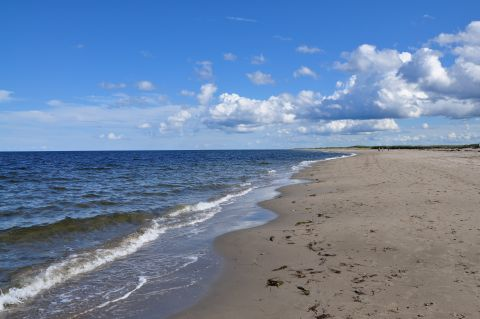
//> input picture Image_DataSet/waves.jpg, 480 x 319 px
$ ./Pattern_Rec_Histogram1   (built with g++ and OpenCV 4)
//> lines starting //> are read from the running program, lines starting //| are printed output that depends on the picture; after the words box and inside, x2 and y2 are one past the last pixel; in counts of white or black regions, pixels touching at a corner belong together
#include <opencv2/core/core.hpp>
#include <opencv2/highgui/highgui.hpp>
#include <opencv2/imgproc/imgproc.hpp>
#include <iostream>

using namespace cv;
using namespace std;
#define ColorHistbackproj  //ColorHistbackproj
#ifdef GrayHistbackproj
class Histogram1D{
    private:
	    int histSize[1];
	    float hranges[2];
	    const float *ranges[1];
	    int channels[1];
    public:
	    Histogram1D(){
	        histSize[0] = 256;
	 	    hranges[0] = 0.0;
	    	hranges[1] = 255.0;
		    ranges[0] = hranges;
		    channels[0] = 0;
	    }
		MatND getHistogram(Mat &image){
		    MatND hist;
			calcHist(&image, 1, channels, Mat(), hist, 1, histSize, ranges );
			return hist;
		}

		Mat getHistogramImage(Mat &image){
		    MatND hist = getHistogram(image);
			double maxVal = 0;
			double minVal = 0;
			minMaxLoc(hist,&minVal,&maxVal,0,0);
			cout <<minVal<< " " << maxVal<<endl;
			Mat histImg(histSize[0] , histSize[0] , CV_8U , Scalar(255));
			int hpt = static_cast<int>(0.9* histSize[0]);

			for(int h = 0; h<histSize[0];h++){
			    float binVal = hist.at<float>(h);
				int intensity = static_cast<int>(binVal*hpt/maxVal);
				cout << h<<" "<<binVal <<endl;
				line(histImg, Point(h,histSize[0]),Point(h,histSize[0] - intensity), Scalar::all(0));

			}

            return histImg;

		}
		Mat applyLookUp(const Mat &image, const Mat &lookup){
		    Mat result;
			LUT(image,lookup,result);
			return result;
		}
		Mat stretch(Mat &image, int minValue = 0){
			MatND hist = getHistogram(image);

			int imin = 0;
			for(;imin<histSize[0];imin++){
			    cout << hist.at<float>(imin) <<endl;
				if(hist.at<float>(imin) > minValue)
					break;
			}

			int imax = histSize[0] -1;
			for(;imax >= 0;imax--){
				if(hist.at<float>(imax) > minValue)
					break;
			}
			cout << "min: " <<imin <<" " <<"max: "<< imax<<endl;
			int dim(256);
			Mat lookup(1,&dim,CV_8U);
			for(int i=0;i<256;i++){
			    if(i<imin)
					lookup.at<uchar>(i) = 0;
				else if(i >imax)
					lookup.at<uchar>(i) = 255;
				else
					lookup.at<uchar>(i) = static_cast<uchar>(255*(i-imin)/(imax-imin)+0.5);

			}

			Mat result;
			result = applyLookUp(image,lookup);
			return result;
		}
			Mat equalize(Mat &image){
			    Mat result;
				equalizeHist(image,result);
				return result;

			}
			Mat histbackproj(Mat &image , Mat &imageROI){
			    Mat result;
				MatND hist = getHistogram(imageROI);
				normalize(hist,hist,1.0);
			    calcBackProject(&image,
					            1,
					            channels,
					            hist,
					            result,
								ranges,
								255.0);

				return result;

			}


};
#endif
#ifdef ColorHistbackproj
class ContentFinder{
    private:
		float hranges[2];
		const float *ranges[3];
		int channels[3];
		float threshold;
		MatND histogram;
		int histSize[3];
    public:
		ContentFinder():threshold(-1.0f){
			histSize[0] = histSize[1] = histSize[2] = 256;
		    ranges[0] = hranges;
			ranges[1] = hranges;
			ranges[2] = hranges;


		}
		void setThreshold(float t){
		    threshold = t;
		}
		float getThreshold(){
		    return threshold;
		}
		MatND getHistorgram(const Mat &image){            //use sparse matrix SparseMat
		    MatND hist;
			calcHist(&image,
				     1,   //only calc one image
					 channels, // channels
					 Mat(), // didn't use filter image
					 hist, // return hist
					 3, //it's 3d histogram
					 histSize, // histsize
					 ranges   //ranges
					 );
			return hist;
		}
		void setHisogram(MatND &h){
		    histogram = h;
			normalize(histogram, histogram, 1.0);
		}
		Mat find(Mat &image,float minVal, float maxVal,int dim){
		    Mat result;
			hranges[0] = minVal;
			hranges[1] = maxVal;
			for(int i =0 ; i < dim ; i++)
				this->channels[i] = i;

			calcBackProject(&image,
				            1,
				            channels,
							histogram,
							result,
							ranges,
							255.0);

		if(threshold>0.0)
			cv::threshold(result,result,255*threshold,255,THRESH_BINARY);
		return result;
		}


};
class ColorHistorgram{
    private:
		int histSize[3];
		float hranges[2];
		const float *ranges[3];
		int channels[3];
    public:
		ColorHistorgram(){
		    histSize[0] = histSize[1] = histSize[2] = 256;
			hranges[0] = 0.0;
			hranges[1] = 256.0;
			ranges[0] = hranges;
			ranges[1] = hranges;
			ranges[2] = hranges;
			channels[0] = 0;
			channels[1] = 1;
			channels[2] = 2;
		}
		MatND getHistorgram(const Mat &image){            //use sparse matrix SparseMat
		    MatND hist;
			calcHist(&image,
				     1,   //only calc one image
					 channels, // channels
					 Mat(), // didn't use filter image
					 hist, // return hist
					 3, //it's 3d histogram
					 histSize, // histsize
					 ranges   //ranges
					 );
			return hist;
		}
		Mat applyLookUp(const Mat &image, const Mat &lookup){
		    Mat result;
			LUT(image,lookup,result);
			return result;
		}
		Mat colorReduce(Mat &image, int div){
		    int nl = 1;
			int nc = image.cols*image.channels()*image.rows;
			Mat result(image.rows,image.cols,image.type());
			for(int j = 0 ;j<nl;j++){
				uchar *data = image.ptr<uchar>(j);
				uchar *result_img = result.ptr<uchar>(j);
				for(int i = 0; i< nc;i++){
				    result_img[i] = data[i]/div*div+div/2;
				}
			}
			return result;


		}

};
#endif
int main( int argc, char** argv )
{


#ifdef GrayHistbackproj
	//=========================================================  use hist backproject
	Mat image;
	image = imread("Image_DataSet/waves.jpg", CV_LOAD_IMAGE_GRAYSCALE);   // Read the file
    if(! image.data )                              // Check for invalid input
    {
        cout <<  "Could not open or find the image" << std::endl ;
        return -1;
    }
	Histogram1D h;
	Mat imageROI = image(Rect(360,55,40,50));
	Mat result;
	result = h.histbackproj(image,imageROI);
	threshold(result,result,26,255,THRESH_BINARY);
	imshow("result" , result);
	waitKey(0);
	//=========================================================
#endif

#ifdef ColorHistbackproj
	Mat image;
	image = imread("Image_DataSet/waves.jpg", CV_LOAD_IMAGE_COLOR);   // Read the file
//> image is the input picture: 319 rows x 480 cols, CV_8UC3; mean B, G, R 163.3, 131.7, 109.3
    if(! image.data )                              // Check for invalid input
    {
        cout <<  "Could not open or find the image" << std::endl ;
        return -1;
    }
	ColorHistorgram hc;
	Mat ColorReduce_img;
	Mat Rec_img;
	ColorReduce_img = hc.colorReduce(image,32);
	Rec_img = hc.colorReduce(image,32);
	rectangle(Rec_img,Rect(250,200,165,75),Scalar(0,0,255),1,8,0);
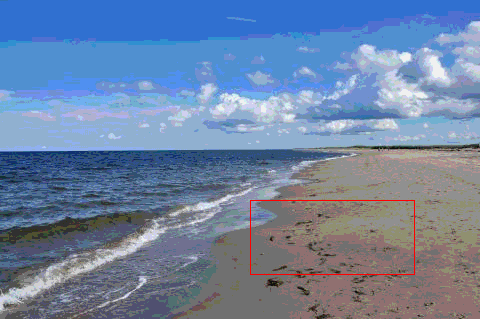
//> Rec_img: 319 rows x 480 cols, CV_8UC3; mean B, G, R 163.2, 131.1, 109.7
	imshow("image" , Rec_img);
	Mat ColorReduce_imgROI = ColorReduce_img(Rect(250,200,165,75));
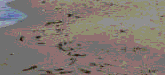
//> ColorReduce_imgROI: 75 rows x 165 cols, CV_8UC3; mean B, G, R 113.5, 119.9, 130.2
	MatND hist = hc.getHistorgram(ColorReduce_imgROI);
	ContentFinder finder;
	finder.setHisogram(hist);
	finder.setThreshold(0.05f);
	Mat result = finder.find(ColorReduce_img,0,255,3);
//> in find, `calcBackProject(&image, 1, channels, histogram, result, ranges, 255.0);`:
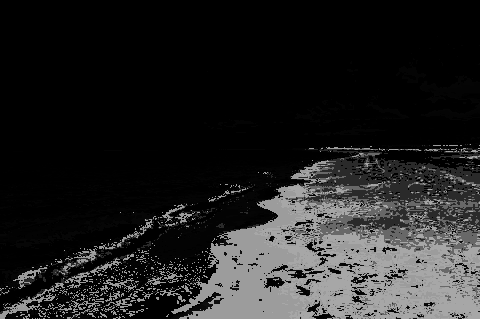
//> result: 319 rows x 480 cols, CV_8UC1; min 0, max 167, mean 34.2
//> in find, `cv::threshold(result,result,255*threshold,255,THRESH_BINARY);`:
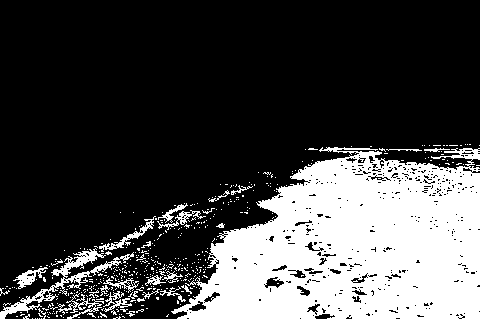
//> result: 319 rows x 480 cols, CV_8UC1; 27.1% white; 442 white regions (413 under 20 px), largest, box (x1, y1, x2, y2) and area: (171, 147, 480, 319) 36552, (0, 248, 134, 319) 1405, (99, 216, 156, 252) 315
	imshow("result ",result);
#endif
	waitKey(0);
	return 0;

}

$ run again, with Image_DataSet/TestImage.jpg copied over Image_DataSet/waves.jpg
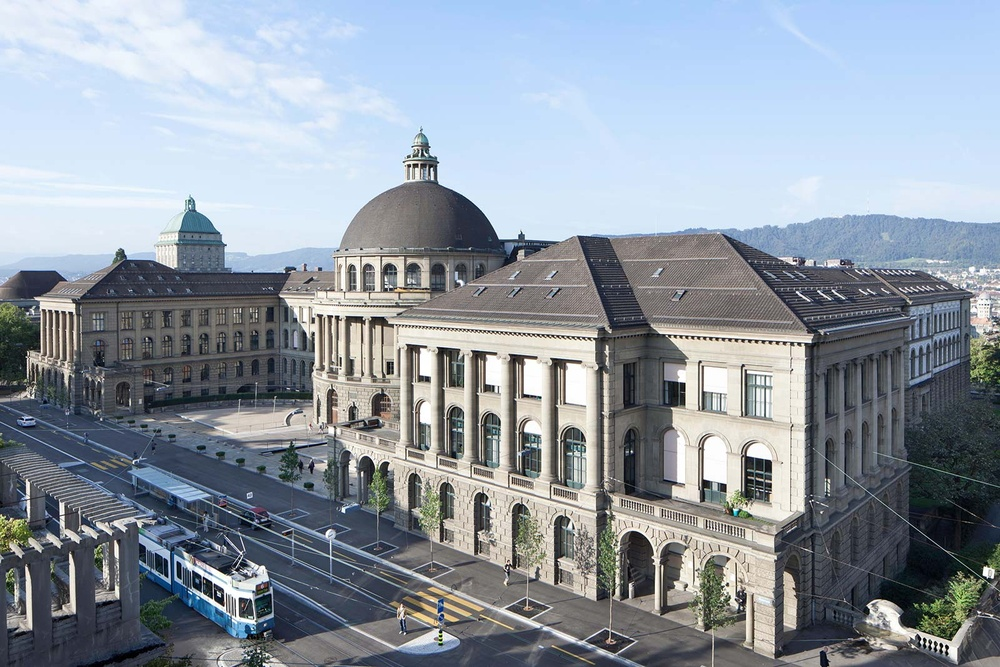
//> input picture Image_DataSet/TestImage.jpg, 1000 x 667 px, shrunk from 1600 x 1067 before the run
//> image is the input picture: 667 rows x 1000 cols, CV_8UC3; mean B, G, R 162.6, 152.1, 142.7
//> Rec_img: 667 rows x 1000 cols, CV_8UC3; mean B, G, R 159.1, 153.3, 142.9
//> `Mat ColorReduce_imgROI = ColorReduce_img(Rect(250,200,165,75));`:
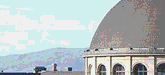
//> ColorReduce_imgROI: 75 rows x 165 cols, CV_8UC3; mean B, G, R 191.4, 190.2, 180.1
//> in find, `cv::threshold(result,result,255*threshold,255,THRESH_BINARY);`:
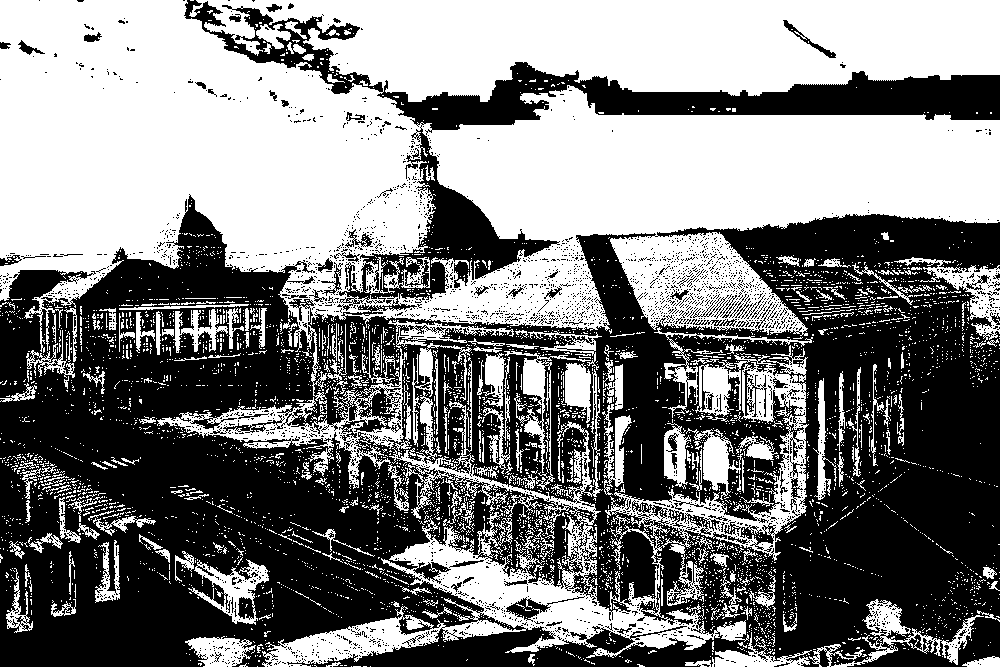
//> result: 667 rows x 1000 cols, CV_8UC1; 50% white; 2860 black regions (2773 under 20 px), largest, box (x1, y1, x2, y2) and area: (0, 194, 1000, 667) 289126, (184, 0, 1000, 311) 31983, (506, 596, 585, 622) 508
